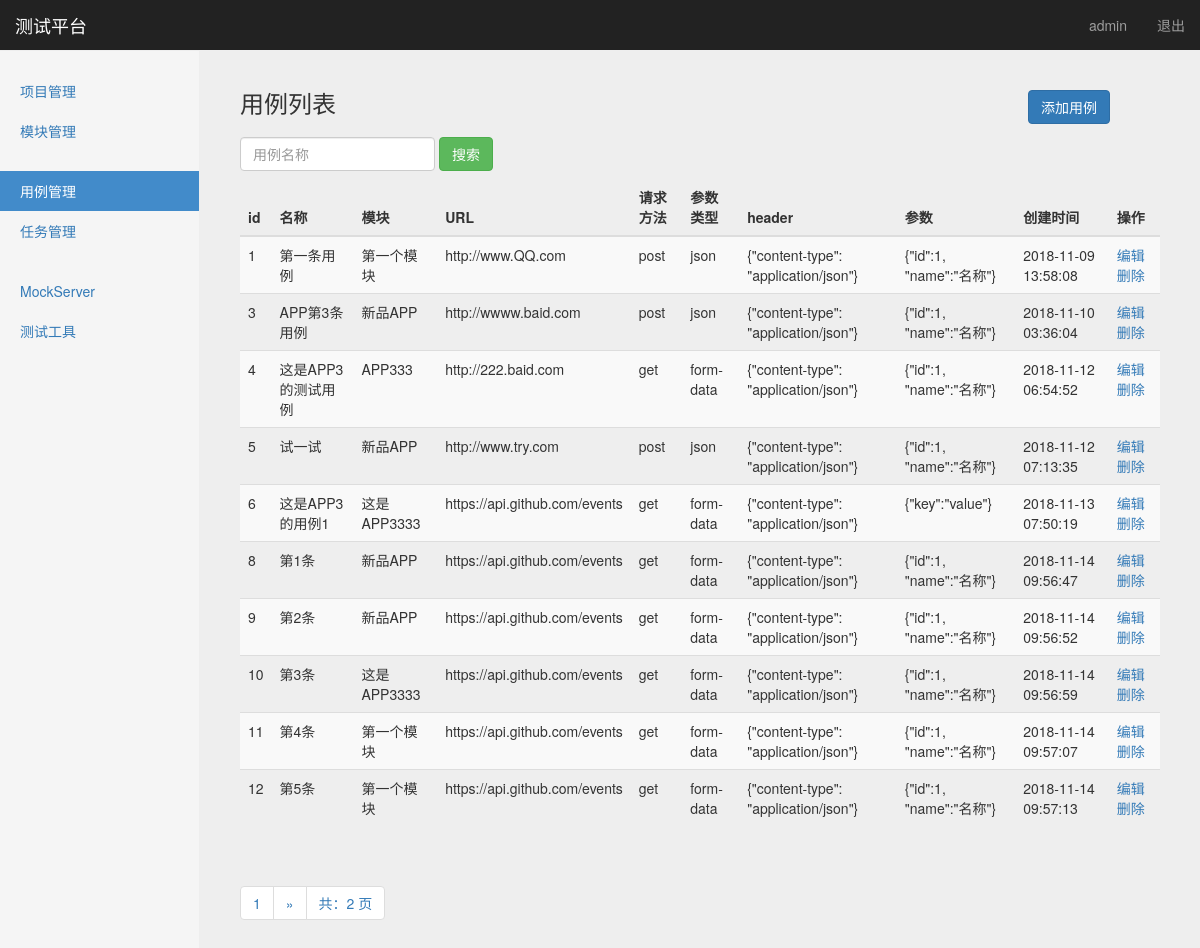
The app's page /interface/case_manage/ (signed in) with its own data.
### interface_app/models.py (models this page shows, shortened)
class TestCase(models.Model):
    module = models.ForeignKey(Module, on_delete=models.CASCADE)
    name = models.CharField("名称", max_length=100, blank=False, default="")
    url = models.TextField("URL", default="")
    req_method = models.CharField("方法", max_length=10, default="")
    req_type = models.CharField("参数类型", max_length=10, default="")
    req_header = models.TextField("header", default="")
    req_parameter = models.TextField("参数", default="")
    response_assert = models.TextField("断言", default="")
    create_time = models.DateTimeField("创建时间", auto_now_add=True)

### project_app/models.py (models this page shows)
class Module(models.Model):
    project = models.ForeignKey(ProjectManage, on_delete=models.CASCADE)
    title = models.CharField("名称", max_length=100, blank=False, default="")  # 名称
    description = models.TextField("描述", max_length=100, default="")  # 描述
    create_time = models.DateTimeField("创建时间", auto_now_add=True)  # 创建时间
    def __str__(self):
        return self.title

### interface_app/views/testcase_views.py (the view)
# urls.py: path('case_manage/', testcase_views.case_manage),
def case_manage(request):
    cases_list = TestCase.objects.get_queryset().order_by('id')
    paginator = Paginator(cases_list, 10)
    page = request.GET.get("page")
    try:
        contacts = paginator.page(page)
    except PageNotAnInteger:
        contacts = paginator.page(1)
    except EmptyPage:
        contacts = paginator.page(paginator.num_pages)
    return render(request, "case_manage.html",
                  {"cases": contacts,
                   "type": "list"})

### templates/case_manage.html (shortened to what this page needs)
{% extends "base.html" %}
{% block content %}
  <body>
    <nav class="navbar navbar-inverse navbar-fixed-top">
      <div class="container-fluid">
        <div class="navbar-header">
          <a class="navbar-brand" href="#">测试平台</a>
        </div>
        <div id="navbar" class="navbar-collapse collapse">
          <ul class="nav navbar-nav navbar-right">
            <li><a href="#">{{ user }}</a></li>
            <li><a href="/logout/">退出</a></li>
          </ul>
        </div>
      </div>
    </nav>
    <div class="container-fluid">
      <div class="row">
        <div class="col-sm-3 col-md-2 sidebar">
          <ul class="nav nav-sidebar">
            <li> <a href="/manage/project_manage/">项目管理</a></li>
            <li><a href="/manage/module_manage/">模块管理</a></li>
          </ul>
          <ul class="nav nav-sidebar">
            <li class="active"><a href="#">用例管理</a></li>
            <li><a href="">任务管理</a></li>
          </ul>
          <ul class="nav nav-sidebar">
            <li><a href="">MockServer</a></li>
            <li><a href="">测试工具</a></li>
          </ul>
        </div>
        {% if type == 'list'%}
        <div class="col-sm-9 col-sm-offset-3 col-md-10 col-md-offset-2 main">
         <div>
          <h3 class="sub-header">用例列表
                <button type="button" class="btn btn-primary" style="float: right;margin-right: 50px;"
                onclick="window.location.href='/interface/debug/'">添加用例</button>
          </h3>
                <form class="navbar-form" method="get" action="/interface/search_case_name/" style="padding-left: 0px;">
                    <div class="form-group">
                        <input name="case_name" type="text" placeholder="用例名称" class="form-control">
                    </div>
                    <button type="submit" class="btn btn-success">搜索</button>
                </form>
         </div>
          <div class="table-responsive">
            <table class="table table-striped">
              <thead>
                <tr>
                  <th>id</th>
                  <th>名称</th>
                  <th>模块</th>
                  <th>URL</th>
                  <th>请求方法</th>
                  <th>参数类型</th>
                  <th>header</th>
                  <th>参数</th>
                  <th>创建时间</th>
                  <th>操作</th>
                </tr>
              </thead>
              <tbody>
                {% for case in cases %}
                  <tr>
                    <td>{{ case.id }}</td>
                    <td>{{ case.name }}</td>
                    <td>{{ case.module }}</td>
                    <td>{{ case.url }}</td>
                    <td>{{ case.req_method }}</td>
                    <td>{{ case.req_type }}</td>
                    <td>{{ case.req_header }}</td>
                    <td>{{ case.req_parameter }}</td>
                    <td>{{ case.create_time | date:"Y-m-d H:i:s" }}</td>
                    <td>
                      <a href="/interface/edit_case/{{case.id}}/">编辑</a>&ensp;
                      <a href="/interface/delete_case/{{case.id}}/">删除</a>
                    </td>
                  </tr>
                {% endfor %}
              </tbody>
            </table>
               <div class="pagination">
                  <span class="step-links">
                    <ul class="pagination">
                       <li><a href="#">{{ cases.number }}</a></li>
                      {% if cases.has_next %}
                        {% if search %}
                           <li><a href="?search={{ search }}&page={{ cases.next_page_number }}">&raquo;</a></li>
                        {% else %}
                           <li><a href="?page={{ cases.next_page_number }}">&raquo;</a></li>
                        {% endif %}
                      {% endif %}
                      <li><a href="#">共：{{ cases.paginator.num_pages }} 页</a></li>
                    </ul>
                  </span>
               </div>
          </div>
        </div>
      {% endif %}
           </div>
      </div>
  </body>
{% endblock %}

### static/css/signin.css (style rules this page uses)
body { padding-top: 40px; padding-bottom: 40px; background-color: #eee; }

### static/css/dashboard.css (style rules this page uses)
body { padding-top: 50px; }
.sub-header { padding-bottom: 10px; border-bottom: 1px solid #eee; }
.navbar-fixed-top { border: 0; }
.sidebar { display: none; }
@media (min-width: 768px) { .sidebar { position: fixed; top: 51px; bottom: 0; left: 0; z-index: 1000; display: block; padding: 20px; overflow-x: hidden; overflow-y: auto; background-color: #f5f5f5; border-right: 1px solid #eee; } }
.nav-sidebar { margin-right: -21px; margin-bottom: 20px; margin-left: -20px; }
.nav-sidebar > li > a { padding-right: 20px; padding-left: 20px; }
.nav-sidebar > .active > a, .nav-sidebar > .active > a:hover, .nav-sidebar > .active > a:focus { color: #fff; background-color: #428bca; }
.main { padding: 20px; }
@media (min-width: 768px) { .main { padding-right: 40px; padding-left: 40px; } }

### records on screen
TestCase: id "1", name "第一条用例", module "第一个模块", url "http://www.QQ.com", req_method "post", req_type "json", req_header "{\"content-type\": \"application/json\"}", req_parameter "{\"id\":1, \"name\":\"名称\"}", create_time "2018-11-09 13:58:08"
TestCase: id "3", name "APP第3条用例", module "新品APP", url "http://wwww.baid.com", req_method "post", req_type "json", req_header "{\"content-type\": \"application/json\"}", req_parameter "{\"id\":1, \"name\":\"名称\"}", create_time "2018-11-10 03:36:04"
TestCase: id "4", name "这是APP3的测试用例", module "APP333", url "http://222.baid.com", req_method "get", req_type "form-data", req_header "{\"content-type\": \"application/json\"}", req_parameter "{\"id\":1, \"name\":\"名称\"}", create_time "2018-11-12 06:54:52"
TestCase: id "5", name "试一试", module "新品APP", url "http://www.try.com", req_method "post", req_type "json", req_header "{\"content-type\": \"application/json\"}", req_parameter "{\"id\":1, \"name\":\"名称\"}", create_time "2018-11-12 07:13:35"
TestCase: id "6", name "这是APP3的用例1", module "这是APP3333", url "https://api.github.com/events", req_method "get", req_type "form-data", req_header "{\"content-type\": \"application/json\"}", req_parameter "{\"key\":\"value\"}", create_time "2018-11-13 07:50:19"
TestCase: id "8", name "第1条", module "新品APP", url "https://api.github.com/events", req_method "get", req_type "form-data", req_header "{\"content-type\": \"application/json\"}", req_parameter "{\"id\":1, \"name\":\"名称\"}", create_time "2018-11-14 09:56:47"
TestCase: id "9", name "第2条", module "新品APP", url "https://api.github.com/events", req_method "get", req_type "form-data", req_header "{\"content-type\": \"application/json\"}", req_parameter "{\"id\":1, \"name\":\"名称\"}", create_time "2018-11-14 09:56:52"
TestCase: id "10", name "第3条", module "这是APP3333", url "https://api.github.com/events", req_method "get", req_type "form-data", req_header "{\"content-type\": \"application/json\"}", req_parameter "{\"id\":1, \"name\":\"名称\"}", create_time "2018-11-14 09:56:59"
TestCase: id "11", name "第4条", module "第一个模块", url "https://api.github.com/events", req_method "get", req_type "form-data", req_header "{\"content-type\": \"application/json\"}", req_parameter "{\"id\":1, \"name\":\"名称\"}", create_time "2018-11-14 09:57:07"
TestCase: id "12", name "第5条", module "第一个模块", url "https://api.github.com/events", req_method "get", req_type "form-data", req_header "{\"content-type\": \"application/json\"}", req_parameter "{\"id\":1, \"name\":\"名称\"}", create_time "2018-11-14 09:57:13"

### other values on screen
{{ user }} "admin"
{{ cases.number }} "1"
{{ cases.paginator.num_pages }} "2"
